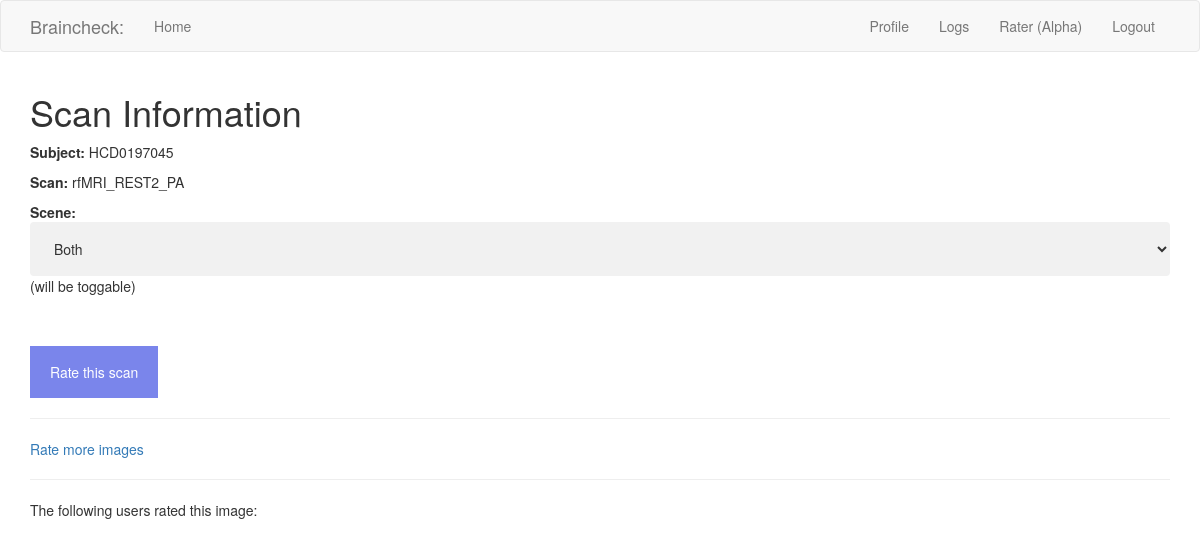
The page /scan_rater/HCD0197045/rfMRI_REST2_PA (signed in) on the database as committed earlier.
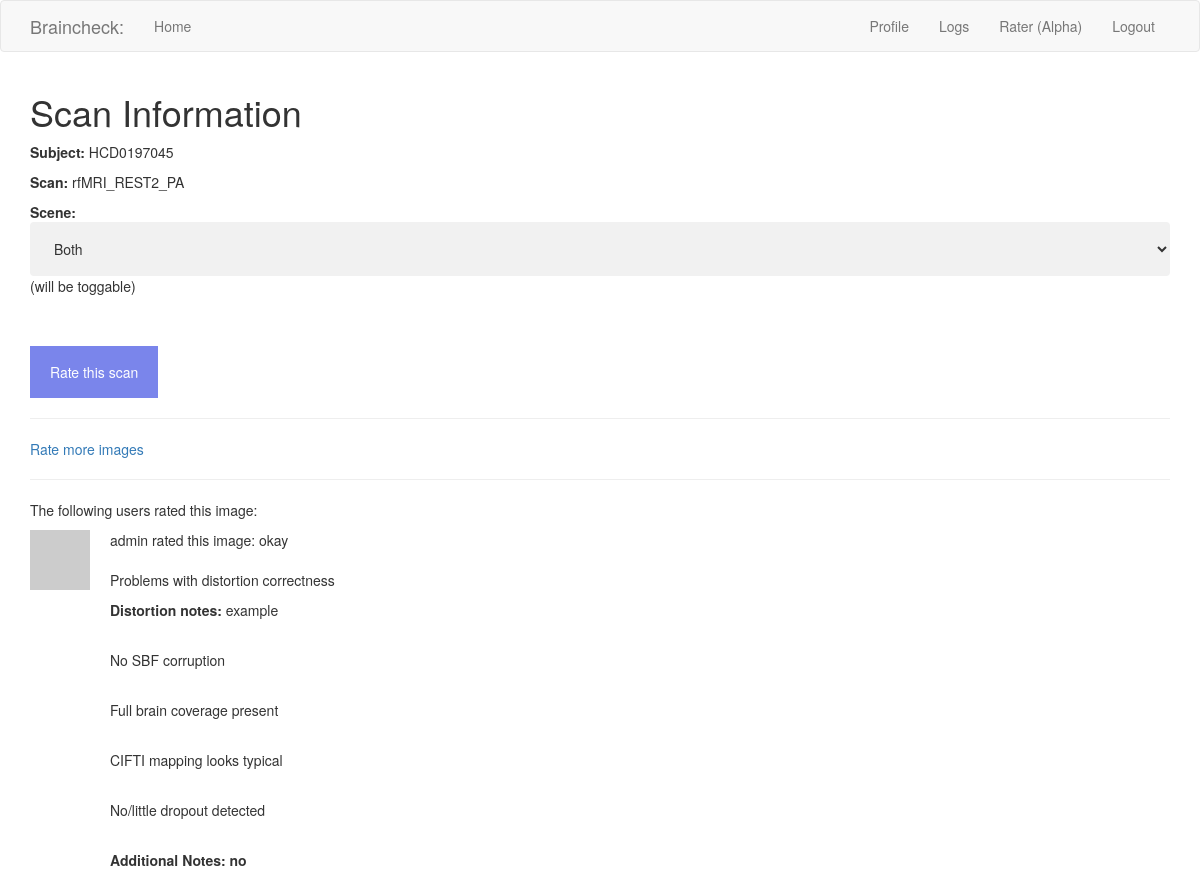
The same page on the database as committed later.
### app/models.py (models this page shows, shortened)
class ScanRater(db.Model):
    __tablename__ = 'scan_ratings'
    id = db.Column(db.Integer, primary_key=True)
    subj_name = db.Column(db.String, index=True)
    scan_type = db.Column(db.String, index = True)
    distort_okay = db.Column(db.String, index=True)
    distort_notes = db.Column(db.String, index=True)
    SBF_corr = db.Column(db.String, index=True)
    SBF_corr_notes = db.Column(db.String, index=True)
    full_brain_cov = db.Column(db.String, index=True)
    full_brain_notes = db.Column(db.String, index=True)
    CIFTI_map = db.Column(db.String, index=True)
    CIFTI_notes = db.Column(db.String, index=True)
    dropout = db.Column(db.String, index=True)
    dropout_notes = db.Column(db.String, index=True)
    rating = db.Column(db.Integer, index=True)
    notes = db.Column(db.String)
    user_id = db.Column(db.Integer, db.ForeignKey('usernames.id'))

class Usernames(db.Model, UserMixin):
    __tablename__ = 'usernames'
    id = db.Column(db.Integer, primary_key=True)
    username = db.Column(db.String, index=True, unique=True)
    pass_hash = db.Column(db.String)
    about_me = db.Column(db.String(140))
    last_seen = db.Column(db.DateTime, default=datetime.utcnow)
    broadcasts = db.relationship('Broadcasts', backref='mod', lazy='dynamic')
    scan_ratings = db.relationship('ScanRater', backref='scan_rater', lazy = 'dynamic')
    def avatar(self, size):
        digest = md5(self.username.lower().encode('utf-8')).hexdigest()
        return 'https://gravatar.com/avatar/{}?d=identicon&s={}'.format(digest, size)

### app/routes.py (the view, shortened to what this page needs)
@app.route('/scan_rater/<subject>/<filename>', methods=['GET', 'POST'])
@login_required
def scan_rater(subject, filename):
    scan = filename
    images = []
    for file in files:
        if subject in file and scan in file:
            images.append(file)
    scene = 0
    if 'scene1' in filename:
        scene = 1
    elif 'scene2' in filename:
        scene = 2
    scan_ratings = db.session.query(ScanRater).filter_by(subj_name=subject, scan_type=scan)
    form = ImgRating()
    scene_form = SceneChoose()
    return render_template('rate_image.html', image_ratings=scan_ratings, form=form, filename=filename, subject=subject, scan=scan, scene=scene, scene_form=scene_form, images=images)

### app/forms.py
class SceneChoose(FlaskForm):
    scene = SelectField('Select Scene', choices=[('both', 'Both'), ('one', '1'), ('two', '2')])

### app/models.py (called while the page is built)
@login.user_loader
def load_user(id):
    return Usernames.query.get(int(id))

### app/routes.py (called while the page is built)
@app.before_request
def before_request():
    if current_user.is_authenticated:
        current_user.last_seen = datetime.utcnow()
        db.session.commit()

### app/templates/rate_image.html (shortened to what this page needs)
{% extends "base.html" %}
{% import 'bootstrap/wtf.html' as wtf %}
{% block app_content %}
    <h1>Scan Information</h1>
    <p><strong>Subject:</strong> {{ subject }}</p>
    <p><strong>Scan:</strong> {{ scan }}</p>
    <p><strong>Scene: </strong> {{ scene_form.hidden_tag() }}
                                {{ scene_form.scene(onclick="changeSceneView()") }} (will be toggable)</p>
    <br>
    <br>
    <button type="button" class="open-button" onclick='openForm()'>
        Rate this scan
    </button>
    <hr>
    <a href="{{ url_for('rater') }}">Rate more images</a>
    <hr>
    <p> The following users rated this image: </p>
    {% for rating in image_ratings %}
        {% include '_ratings.html' %}
    {% endfor %}
{% endblock %}

### app/templates/base.html (shortened to what this page needs)
{% extends "bootstrap/base.html" %}
{% block navbar %}
    <nav class="navbar navbar-default">
        <div class="container">
            <div class="navbar-header">
                <a class="navbar-brand" href="{{ url_for('home_page') }}">Braincheck:</a>
            </div>
            <div class="collapse navbar-collapse" id="bs-example-navbar-collapse-1">
                <ul class="nav navbar-nav">
                    <li><a href="{{ url_for('home_page') }}">Home</a></li>
                </ul>
                <ul class="nav navbar-nav navbar-right">
                    {% if current_user.is_anonymous %}
                    <li><a href="{{ url_for('login') }}">Login</a></li>
                    {% else %}
                    {% if current_user.username == 'admin' %}<li><a href="{{ url_for('user', username=current_user.username) }}">Profile</a></li>{% endif %}
                    <li><a href="{{ url_for('logs') }}">Logs</a></li>
                    <li><a href="{{ url_for('rater') }}">Rater (Alpha)</a></li>
                    <li><a href="{{ url_for('logout') }}">Logout</a></li>
                    {% endif %}
                </ul>
            </div>
        </div>
    </nav>
{% endblock %}
{% block content %}
<div class="container">
    {% block app_content %}{% endblock %}
</div>
{% endblock %}

### app/templates/_ratings.html
<table>
    <tr valign="top">
        <td><img src="{{ rating.scan_rater.avatar(38) }}"></td>
        <td>{{ rating.scan_rater.username }} rated this image: {{ rating.rating }}<br><br>
        {% if rating.distort_okay == 'yes' %}<p>Distortion correction okay</p>{% else %}<p>Problems with distortion correctness</p><p><strong>Distortion notes: </strong>{{ rating.distort_notes }}</p>{% endif %}<br>
        {% if rating.SBF_corr == 'no' %}<p>No SBF corruption</p>{% else %}<p>SBF Corruption Noted</p><p><strong>SBF notes: </strong>{{ rating.SBF_corr_notes }}</p> {% endif %} <br>
        {% if rating.full_brain_cov == 'yes' %}<p>Full brain coverage present</p>{% else %}<p>Problems with full brain coverage</p><p><strong>Coverage notes: </strong>{{ rating.full_brain_notes }}</p> {% endif %} <br>
        {% if rating.CIFTI_map == 'yes' %}<p>CIFTI mapping looks typical</p>{% else %}<p>CIFTI mapping is atypical</p><p><strong>CIFTI mapping notes: </strong>{{ rating.CIFTI_notes }}</p> {% endif %} <br>
        {% if rating.dropout == 'no' %}<p>No/little dropout detected</p>{% else %}<p>Concerning amounts of dropout</p><p><strong>Dropout notes: </strong>{{ rating.dropout_notes }}</p> {% endif %} <br>
        {% if rating.notes %}<strong>Additional Notes: {{ rating.notes }} </strong> {% endif %}</td>
    </tr>
</table>

### app/templates/rate_image.html (style rules this page uses)
.open-button { background-color: rgb(89, 103, 231); color: white; padding: 16px 20px; border: none; cursor: pointer; opacity: 0.8; position: dynamic; }
select { width: 100%; padding: 16px 20px; border: none; border-radius: 4px; background-color: #f1f1f1; }
img { max-width: 75%; height: auto; }

Rows that differ between the two databases and show on the page:
added ScanRater: subj_name "HCD0197045", scan_type "rfMRI_REST2_PA", scan_rater.username "admin", rating "okay", distort_notes "example", SBF_corr "No SBF corruption", full_brain_cov "Full brain coverage present", CIFTI_map "CIFTI mapping looks typical", dropout "No/little dropout detected", notes "no"
Other text that changed with them:
{{ subject }}: "HCD0197045" → (not shown)
{{ scan }}: "rfMRI_REST2_PA" → (not shown)
